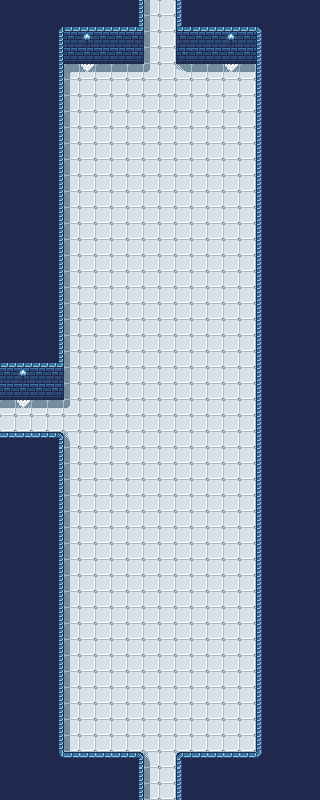

Rendered tile map (Tiled .tmx) drawn with the repository's tilesets; below, a short description and the map source with its tile grids summarised:
An orthogonal 20x50 tile map with 16x16 px tiles, 2 tile layers (prototype, base) and 11 objects (4x column_2, 4x column_1, south_exit, north_exit, west_exit).

<map version="1.10" tiledversion="1.10.2" orientation="orthogonal" renderorder="right-down" width="20" height="50" tilewidth="16" tileheight="16" infinite="0" nextlayerid="11" nextobjectid="12">
 <tileset firstgid="1" source="../FrostChill_tsx.tsx" />
 <layer id="1" name="prototype" width="20" height="50">
  <data>[1000 cells, 1000 non-empty, 4 distinct tile ids]</data>
 </layer>
 <layer id="9" name="base" width="20" height="50">
  <data>[1000 cells, 1000 non-empty, 28 distinct tile ids]</data>
 </layer>
 <objectgroup id="10" name="objects_01">
  <object id="1" name="column_2" gid="74" x="96" y="112" width="16" height="16" />
  <object id="2" name="column_1" gid="58" x="96" y="96" width="16" height="16" />
  <object id="3" name="column_2" gid="74" x="208" y="112" width="16" height="16" />
  <object id="4" name="column_1" gid="58" x="208" y="96" width="16" height="16" />
  <object id="5" name="column_2" gid="74" x="96" y="720" width="16" height="16" />
  <object id="6" name="column_1" gid="58" x="96" y="704" width="16" height="16" />
  <object id="7" name="column_2" gid="74" x="208" y="720" width="16" height="16" />
  <object id="8" name="column_1" gid="58" x="208" y="704" width="16" height="16" />
  <object id="9" name="south_exit" x="159.818" y="798.545">
   <point />
  </object>
  <object id="10" name="north_exit" x="160.545" y="1.455">
   <point />
  </object>
  <object id="11" name="west_exit" x="1.0909" y="416.364">
   <point />
  </object>
 </objectgroup>
</map>
